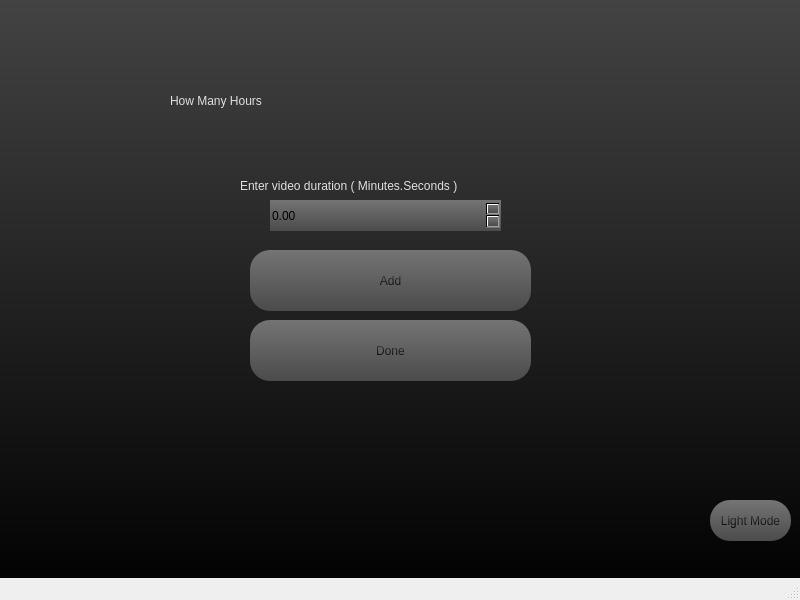
<?xml version="1.0" encoding="UTF-8"?>
<ui version="4.0">
 <class>MainScreenDark</class>
 <widget class="QMainWindow" name="MainScreenDark">
  <property name="geometry">
   <rect>
    <x>0</x>
    <y>0</y>
    <width>800</width>
    <height>600</height>
   </rect>
  </property>
  <property name="windowTitle">
   <string>MainWindow</string>
  </property>
  <widget class="QWidget" name="centralwidget">
   <widget class="QWidget" name="bgwidget" native="true">
    <property name="geometry">
     <rect>
      <x>0</x>
      <y>0</y>
      <width>800</width>
      <height>600</height>
     </rect>
    </property>
    <property name="styleSheet">
     <string notr="true">QWidget#bgwidget{
background-color: qlineargradient(spread:pad, x1:0, y1:0, x2:0, y2:1, stop:0 rgba(67, 67, 67, 255), stop:1 rgba(0, 0, 0, 255));}</string>
    </property>
    <widget class="QLabel" name="label_2">
     <property name="geometry">
      <rect>
       <x>240</x>
       <y>160</y>
       <width>301</width>
       <height>51</height>
      </rect>
     </property>
     <property name="styleSheet">
      <string notr="true">font: 11pt &quot;Microsoft YaHei UI&quot;;;
color: qlineargradient(spread:pad, x1:0, y1:0, x2:0, y2:1, stop:0 rgba(255, 255, 255, 255), stop:1 rgba(223, 223, 223, 255));</string>
     </property>
     <property name="text">
      <string>Enter video duration ( Minutes.Seconds )</string>
     </property>
    </widget>
    <widget class="QPushButton" name="Add_bot">
     <property name="geometry">
      <rect>
       <x>250</x>
       <y>250</y>
       <width>281</width>
       <height>61</height>
      </rect>
     </property>
     <property name="styleSheet">
      <string notr="true">background-color: qlineargradient(spread:pad, x1:0, y1:0, x2:0, y2:1, stop:0 rgba(116, 116, 116, 255), stop:1 rgba(75, 75, 75, 255));
border-radius:20px;
font: 24pt &quot;Microsoft YaHei UI&quot;;
color: qlineargradient(spread:pad, x1:0, y1:0, x2:0, y2:1, stop:0 rgba(67, 67, 67, 255), stop:1 rgba(0, 0, 0, 255));</string>
     </property>
     <property name="text">
      <string>Add</string>
     </property>
    </widget>
    <widget class="QLabel" name="label">
     <property name="geometry">
      <rect>
       <x>170</x>
       <y>70</y>
       <width>451</width>
       <height>61</height>
      </rect>
     </property>
     <property name="styleSheet">
      <string notr="true">font: 40pt &quot;Microsoft YaHei UI&quot;;;
color: qlineargradient(spread:pad, x1:0, y1:0, x2:0, y2:1, stop:0 rgba(255, 255, 255, 255), stop:1 rgba(223, 223, 223, 255));</string>
     </property>
     <property name="text">
      <string>How Many Hours</string>
     </property>
    </widget>
    <widget class="QPushButton" name="Done_bot">
     <property name="geometry">
      <rect>
       <x>250</x>
       <y>320</y>
       <width>281</width>
       <height>61</height>
      </rect>
     </property>
     <property name="styleSheet">
      <string notr="true">background-color: qlineargradient(spread:pad, x1:0, y1:0, x2:0, y2:1, stop:0 rgba(116, 116, 116, 255), stop:1 rgba(75, 75, 75, 255));
border-radius:20px;
font: 24pt &quot;Microsoft YaHei UI&quot;;
color: qlineargradient(spread:pad, x1:0, y1:0, x2:0, y2:1, stop:0 rgba(67, 67, 67, 255), stop:1 rgba(0, 0, 0, 255));</string>
     </property>
     <property name="text">
      <string>Done</string>
     </property>
    </widget>
    <widget class="QDoubleSpinBox" name="num">
     <property name="geometry">
      <rect>
       <x>270</x>
       <y>200</y>
       <width>231</width>
       <height>31</height>
      </rect>
     </property>
     <property name="focusPolicy">
      <enum>Qt::WheelFocus</enum>
     </property>
     <property name="contextMenuPolicy">
      <enum>Qt::DefaultContextMenu</enum>
     </property>
     <property name="styleSheet">
      <string notr="true">background-color: qlineargradient(spread:pad, x1:0, y1:0, x2:0, y2:1, stop:0 rgba(116, 116, 116, 255), stop:1 rgba(75, 75, 75, 255));
border-radius:20px;
font: 10pt &quot;Microsoft YaHei UI&quot;;
color: qlineargradient(spread:pad, x1:0, y1:0, x2:0, y2:1, stop:0 rgba(67, 67, 67, 255), stop:1 rgba(0, 0, 0, 255));</string>
     </property>
     <property name="maximum">
      <double>240.590000000000003</double>
     </property>
    </widget>
    <widget class="QPushButton" name="Light_bot">
     <property name="geometry">
      <rect>
       <x>710</x>
       <y>500</y>
       <width>81</width>
       <height>41</height>
      </rect>
     </property>
     <property name="styleSheet">
      <string notr="true">background-color: qlineargradient(spread:pad, x1:0, y1:0, x2:0, y2:1, stop:0 rgba(116, 116, 116, 255), stop:1 rgba(75, 75, 75, 255));
border-radius:20px;
font: 10pt &quot;Microsoft YaHei UI&quot;;
color: qlineargradient(spread:pad, x1:0, y1:0, x2:0, y2:1, stop:0 rgba(67, 67, 67, 255), stop:1 rgba(0, 0, 0, 255));</string>
     </property>
     <property name="text">
      <string>Light Mode</string>
     </property>
    </widget>
   </widget>
  </widget>
  <widget class="QMenuBar" name="menubar">
   <property name="geometry">
    <rect>
     <x>0</x>
     <y>0</y>
     <width>800</width>
     <height>21</height>
    </rect>
   </property>
  </widget>
  <widget class="QStatusBar" name="statusbar"/>
 </widget>
 <resources/>
 <connections/>
</ui>
